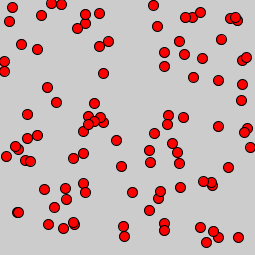
Frame 1 (no input)
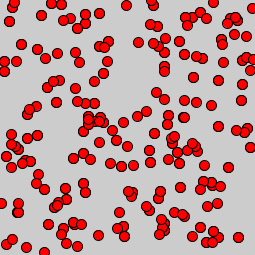
Frame 2 (the mouse pressed at the canvas centre, redrawn once)

The Processing sketch that drew these frames (run headless with seeded random() and noise(); the mouse was pressed at the canvas centre and the sketch redrawn once):

// Processing sketch: Basic_Renderer
// ── Basic_Renderer.pde
PImage myImage; // Declare the image to be called ‘myImage’.
PGraphics g;
void setup()
{ 
  // Set width and height to be the dimensions of 
  // my computer’s screen.
  //fullScreen();
  // Or use some custom dimensions.
  size(255, 255);
  myImage = createImage(width, height, ARGB);
  g = createGraphics(width, height);
  
}

void draw()
{
  /*
  renderImage(myImage);
  // Tell Processing that myImage has been 
  // modified.
  myImage.updatePixels();
  image(myImage, 0, 0);// Draw the image onscreen.
  myImage.save("output.png");
  noLoop(); // Only draw once.
  //*/
  
  g.beginDraw();
  g.fill(255, 0, 0); // Red.
  g.stroke(0, 0, 0); // Black.
  for(int i = 0; i < 100; i++)
  {
    g.ellipse(random(width), random(height), 10, 10);
  }
  g.endDraw();
  image(g, 0, 0);
  g.save("output.png");
  noLoop(); // Only draw once.
}

void renderImage(PImage image)
{
  // Construct the image by sampling coordinates within the domain.
  for(int row = 0; row < height; row++) // For every row in the domain   (all y values.)
  for(int col = 0; col < width;  col++) // For every column in each row. (all x values.)
  { 
    // Convert from 2D indices to 1D array index.
    int pixel_array_index = row*width + col;
    image.pixels[pixel_array_index] = evaluateImageFunction(col, row); // See later slide.
  }
}

color evaluateImageFunction(float x, float y)
{
  /*
  int val = (int)x;
  return color(val, val, val, 255);
  //*/
  
  /*
  int val = (int)y;
  return color(val, val, val, 255);
  //*/
  
  /*
  float val_f = (x + y) <= 255
                ? (x + y)
                : (x + y - 256);
  int val = (int) val_f;
  return color(val, val, val, 255);
  //*/
  
  /*
  x = x*3*PI*2/360;
  y = y*2*PI*2/360;
  int val = (int)(((sin(x*.1)*cos(y) + sin(y*.2)*cos(x*.3))*.25 + cos(x)*sin(y)*.25 + .5)*255);
  return color(val, val, val, 255);
  //*/
  
  /*
  x = x*3*PI*2/360;
  y = y*2*PI*2/360;
  int val = (int)(((sin(x*.1)*cos(y) + sin(y*.2)*cos(x*.3))*.25 + cos(x)*sin(y)*.25 + .5)*255);
  val = val/16 * 16;
  return color(val, val, val, 255);
  /*/
  
  /*
  int val = (int)(x) % 16 * 16;
  return color(val, val, val, 255);
  //*/
  
  int val = (int)(x / ((y+1)/255.0));
  return color(val, val, val, 255);
  
}
